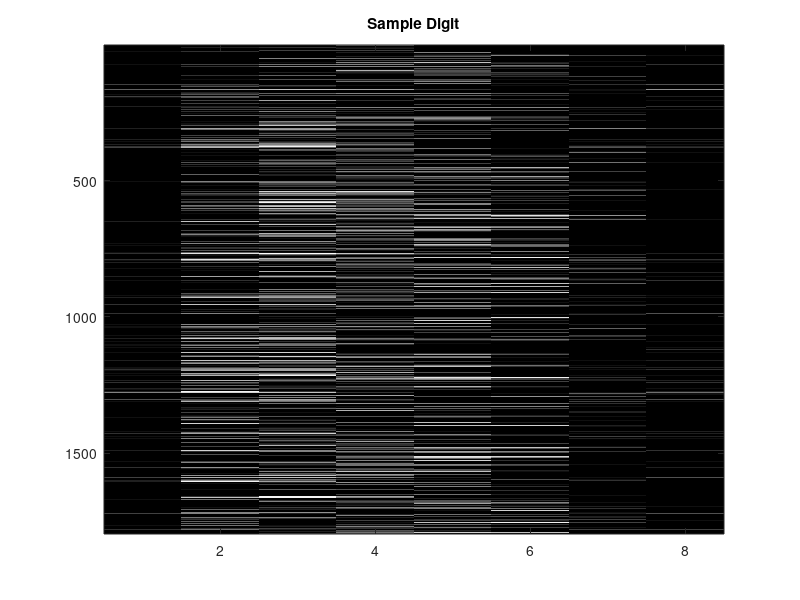

This chart was generated by the following MATLAB code: (Note: this script raises an error after producing the figure.)
% File: simple_nn.m % A MATLAB implementation of a simple neural network 
% adapted from the provided Python code.

%% Main script

% Load dataset 
% (This example assumes you have a MAT file 'digits.mat' containing: 
% data - an [n_samples x 64] matrix of pixel values, 
% images - an [8 x 8 x n_samples] array of images, 
% target - an [n_samples x 1] vector with labels 0-9.) 
load('digits.mat');

% Display dataset dimensions 
disp(size(data));

% Display one digit image (show the second image, since Python used index 1) 
figure; 
colormap(gray); 
imagesc(images(:,:,2)); 
title('Sample Digit');
save_all_figs_OPTION('vnn1','png',1)

% Show raw pixel representation of the first sample 
disp('Dataset pixel representations:'); 
disp(data(1,:));

% Scale the data using zscore (similar to StandardScaler) 
X = zscore(data); 
disp('Scaled input data:'); 
disp(X(1,:));

% Set targets 
y = target;

% Split data into training (60%) and testing (40%) sets 
cv = cvpartition(size(X,1),'HoldOut',0.4); 
X_train = X(training(cv),:); X_test = X(test(cv),:); y_train = y(training(cv)); y_test = y(test(cv));

% Convert labels to one-hot encoding (remember to add 1 for MATLAB indices) 
y_v_train = convert_y_to_vect(y_train); 
y_v_test = convert_y_to_vect(y_test);

disp(['y_train(1)= ', num2str(y_train(1))]); 
disp('y_v_train(1)= '); 
disp(y_v_train(1,:));

% Define neural network structure: 
% 64 input nodes, one hidden layer with 20 nodes, and 10 output nodes. 
nn_structure = [64, 20, 10]; 
iter_num = 5000; 
alpha = 0.5;

% Train the neural network 
[W, b, avg_cost_func] = train_nn(nn_structure, X_train, y_v_train, iter_num, alpha);

% Plot the average cost versus iterations 
figure; 
plot(avg_cost_func); 
ylabel('Average Cost (J)'); 
xlabel('Iteration number'); grid on;

save_all_figs_OPTION('vnn2','png',1)

% Predict on the test set. % Note: use n_layers = length(nn_structure) 
y_pred = predict_y(W, b, X_test, length(nn_structure));

% Calculate accuracy 
accuracy = sum(y_test == y_pred) / length(y_test) * 100; 
disp(['Accuracy score = ', num2str(accuracy)]);

%% Function Definitions
function y = f(x) 
% Sigmoid activation function 
y = 1 ./ (1 + exp(-x)); 
end

function y = f_deriv(x) 
% Derivative of the sigmoid function 
fx = f(x); 
y = fx .* (1 - fx); 
end

function [h, z] = feed_forward(x, W, b) 
% Performs feed-forward propagation. 
% x - input column vector. 
% W - cell array of weight matrices. 
% b - cell array of bias vectors. 
% h - cell array of activations (h{1} is input, h{end} is output). 
% z - cell array of linear combinations.

L = length(W) + 1;  % total number of layers (input + layers with weights)
h = cell(L, 1);
z = cell(L, 1);
h{1} = x;
for l = 1:(L-1)
    node_in = h{l};
    z{l+1} = W{l} * node_in + b{l};
    h{l+1} = f(z{l+1});
end
end

function [W, b] = setup_and_init_weights(nn_structure) 
% Initializes weights and biases randomly. 
% nn_structure is a vector [n_input, n_hidden, n_output]. 
L = length(nn_structure); 
W = cell(L-1, 1); 
b = cell(L-1, 1); 
for l = 1:(L-1) 
	% For layer l, weights are of size (nn_structure(l+1) x nn_structure(l)) 
	W{l} = rand(nn_structure(l+1), nn_structure(l)); 
	b{l} = rand(nn_structure(l+1), 1); 
end 
end

function [tri_W, tri_b] = init_tri_values(nn_structure) 
% Initializes the gradient accumulators (tri_W and tri_b) as zeros. 
L = length(nn_structure); 
tri_W = cell(L-1, 1); 
tri_b = cell(L-1, 1); 
for l = 1:(L-1) 
	tri_W{l} = zeros(nn_structure(l+1), nn_structure(l)); 
	tri_b{l} = zeros(nn_structure(l+1), 1); 
end 
end

function delta = calculate_out_layer_delta(y_true, h_out, z_out) 
% Calculates the output layer delta. 
% y_true and h_out are column vectors. 
delta = -(y_true - h_out) .* f_deriv(z_out); 
end

function delta = calculate_hidden_delta(delta_next, w_l, z_l) 
% Calculates the hidden layer delta. 
delta = (w_l' * delta_next) .* f_deriv(z_l); 
end

function y_vect = convert_y_to_vect(y) 
% Converts label vector y into a one-hot encoded matrix. 
% Assumes y contains digits 0-9. 
n = length(y); 
y_vect = zeros(n, 10); 
for i = 1:n 
% MATLAB indices start at 1, so add 1. 
y_vect(i, y(i) + 1) = 1; 
end 
end

function [W, b, avg_cost_func] = train_nn(nn_structure, X, y, iter_num, alpha) 
% Trains the neural network using gradient descent. 
% nn_structure: network structure vector. 
% X: training data (each row is an example). 
% y: one-hot encoded target matrix. 
% iter_num: number of iterations. 
% alpha: learning rate.

[W, b] = setup_and_init_weights(nn_structure);
m = size(X, 1);
avg_cost_func = zeros(iter_num, 1);
fprintf('Starting gradient descent for %d iterations\n', iter_num);

L = length(nn_structure);  % total number of layers (input + weight layers)

for cnt = 0:(iter_num-1)
    if mod(cnt, 1000) == 0
        fprintf('Iteration %d of %d\n', cnt, iter_num);
    end
    
    [tri_W, tri_b] = init_tri_values(nn_structure);
    avg_cost = 0;
    
    % Loop over all training examples
    for i = 1:m
        x_i = X(i, :)';      % convert row to column vector
        y_i = y(i, :)';      % one-hot target as column vector
        [h, z] = feed_forward(x_i, W, b);
        delta = cell(L, 1);
        
        % Backpropagation (looping from output layer down to input layer)
        for l = L:-1:1
            if l == L
                % Output layer delta
                delta{l} = calculate_out_layer_delta(y_i, h{l}, z{l});
                avg_cost = avg_cost + norm(y_i - h{l});
            else
                if l > 1
                    delta{l} = calculate_hidden_delta(delta{l+1}, W{l}, z{l});
                end
                % Accumulate gradients (outer product of delta and activation)
                tri_W{l} = tri_W{l} + delta{l+1} * h{l}';
                tri_b{l} = tri_b{l} + delta{l+1};
            end
        end
    end
    
    % Update weights and biases using the averaged gradients
    for l = 1:(L-1)
        W{l} = W{l} - alpha * (1/m) * tri_W{l};
        b{l} = b{l} - alpha * (1/m) * tri_b{l};
    end
    
    avg_cost_func(cnt + 1) = avg_cost / m;
end
end

function y_pred = predict_y(W, b, X, n_layers) 
% Predicts labels for the data in X. 
% n_layers should equal length(nn_structure) (input+output layers). 
m = size(X, 1); 
y_pred = zeros(m, 1);

for i = 1:m
    x_i = X(i, :)';
    [h, ~] = feed_forward(x_i, W, b);
    [~, idx] = max(h{n_layers});
    % Subtract 1 to convert from MATLAB’s 1-indexing to the original 0–9 labels.
    y_pred(i) = idx - 1;
end

end
